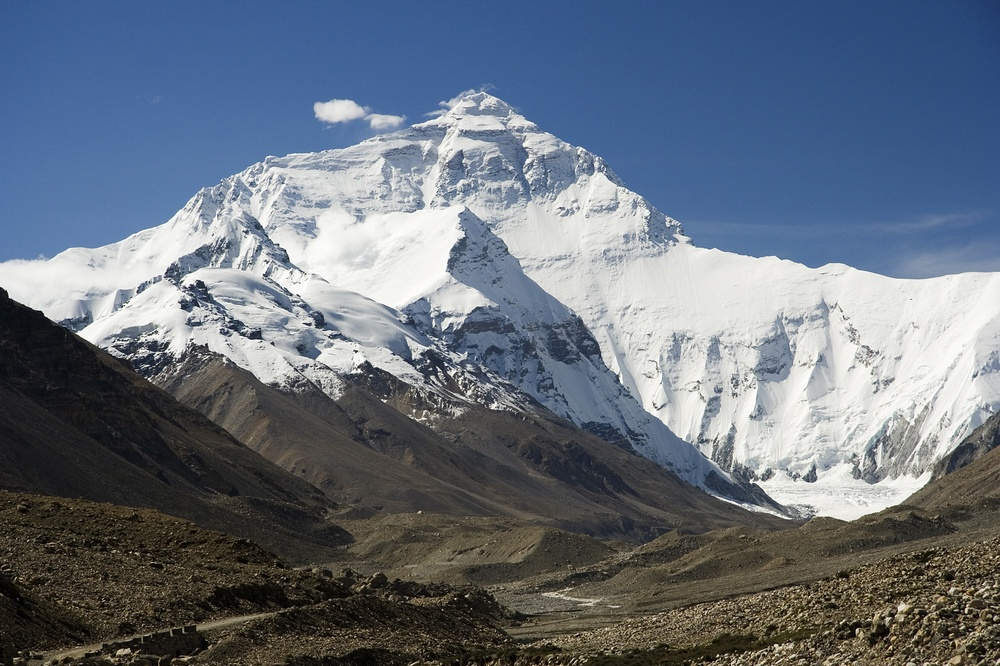
#> input picture MountEverest.jpg, 1000 x 666 px, shrunk from 2000 x 1333 before the run
$ python -i submissionSeamCarving.py   (imports and definitions only)
#> lines starting #> are read from the running program, lines starting #| are printed output that depends on the picture

#################################################
### THIS FILE WAS AUTOGENERATED! DO NOT EDIT! ###
#################################################
# Edit SeamCarving.ipynb instead.
from hashlib import new
import numpy as np
import matplotlib.pyplot as plt
from scipy import ndimage, signal
from imageio import imread, imsave

def  rgb2gray(img):
    """
    Converts an RGB image into a greyscale image

    Input: ndarray of an RGB image of shape (H x W x 3)
    Output: ndarray of the corresponding grayscale image of shape (H x W)

    """

    if(img.ndim != 3 or img.shape[-1] != 3):
        print("Invalid image! Please provide an RGB image of the shape (H x W x 3) instead.".format(img.ndim))
        return None

    return np.dot(img[...,:3], [0.2989, 0.5870, 0.1140])
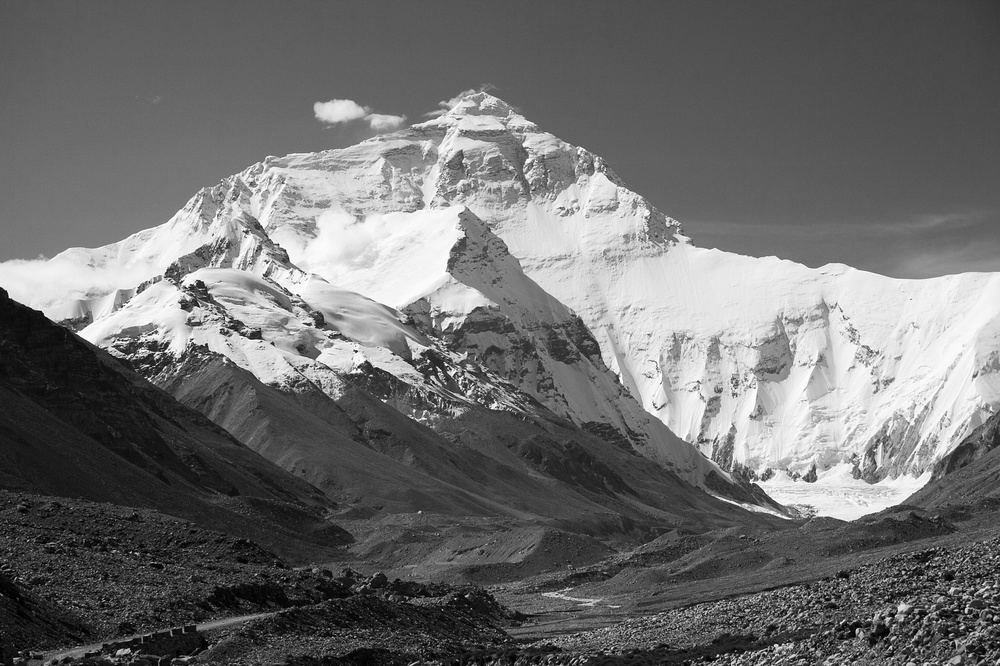
#> returned value: shape (666, 1000) float64; min 0, max 255, mean 111.2

def compute_gradients(img):
    """
    Computes the gradients of the input image in the x and y direction using a
    differentiation filter.

    ##########################################################################
    # TODO: Design a differentiation filter and update the docstring. Stick  #
    # to a pure differentiation filter for this assignment.                  #
    # Hint: Look at Slide 14 from Lecture 3: Gradients.                      #
    ##########################################################################

    Input: Grayscale image of shape (H x W)
    Outputs: gx, gy gradients in x and y directions respectively

    """
    xfilter = [[1,0,-1],
               [1,0,-1],
               [1,0,-1]]

    yfilter = [[1,1,1],
               [0,0,0],
               [-1,-1,-1]]


    gx = gy = np.zeros_like(img)

    ##########################################################################
    # TODO: Design a pure differentiation filter and use correlation to      #
    # compute the gradients gx and gy. You might have to try multiple        #
    # filters till the test below passes. All the tests after will fail if   #
    # this one does not pass.                                                #
    ##########################################################################
    #gradient = np.gradient(img)
    gx = ndimage.correlate(img, xfilter, mode = 'constant', cval = 0.0)
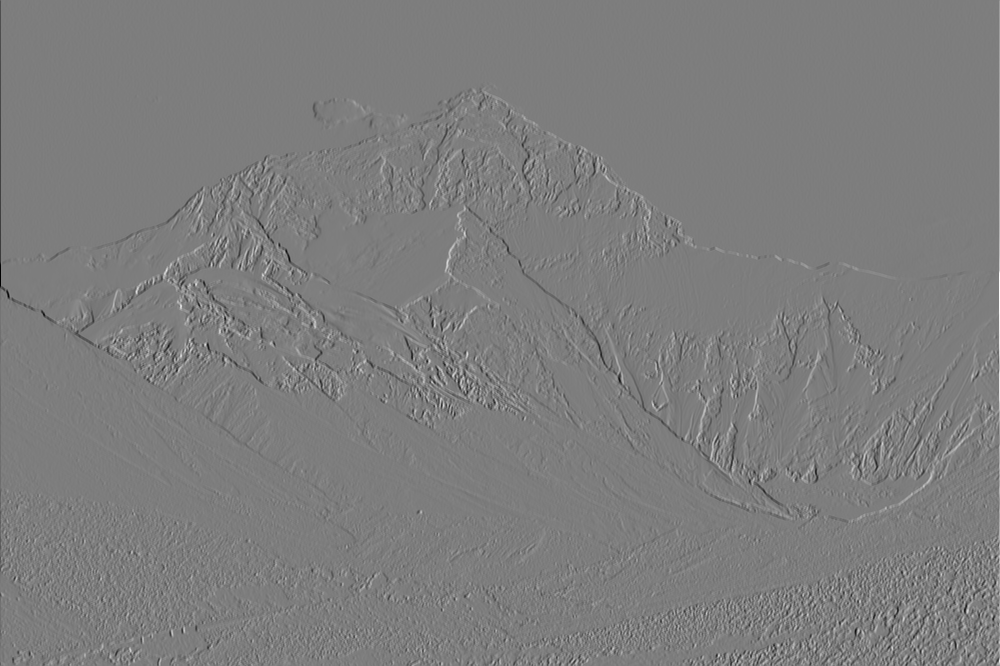
#> gx: shape (666, 1000) float64; min -706.9, max 727.2, mean -0.1; drawn with min black and max white
    gy = ndimage.correlate(img, yfilter, mode = 'constant', cval = 0.0)
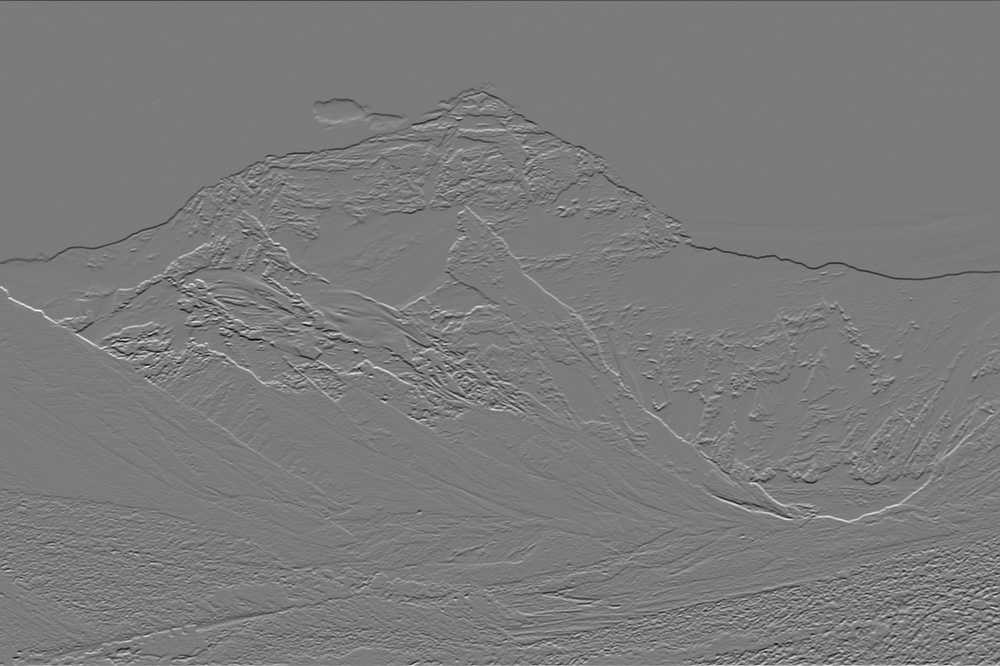
#> gy: shape (666, 1000) float64; min -677.3, max 720.8, mean 0.1; drawn with min black and max white
    return gx, gy

def energy_image(img):
    """
    Computes the energy of the input image according to the energy function:

        e(I) = abs(dI/dx) + abs(dI/dy)

    Use compute_gradients() to help you calculate the energy image. Remember to normalize
    energyImage by dividing it by max(energyImage).

    Input: image of the form (H x W) or (H x w x 3)
    Output: array of energy values of the image computed according to the energy function.

    """
    energyImage = np.zeros_like(img)

    ##########################################################################
    # TODO: Compute the energy of input using the defined energy function.   #                                             #
    ##########################################################################
    if len(img.shape) == 2:
        gx, gy = compute_gradients(img)
        energyImage = abs(gx) + abs(gy)
        energyImage = energyImage / np.amax(energyImage)
        return energyImage
    else:
        grayImg = rgb2gray(img)
        gx, gy = compute_gradients(grayImg)
        energyImage = abs(gx) + abs(gy)
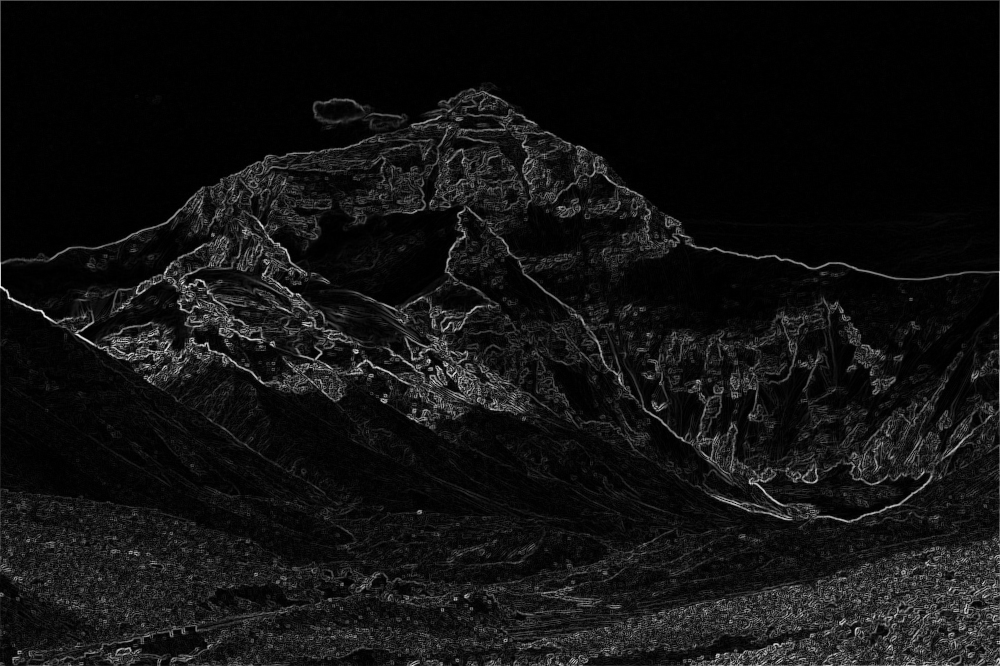
#> energyImage: shape (666, 1000) float64; min 0, max 881.9, mean 62.5; drawn with min black and max white
        energyImage = energyImage / np.amax(energyImage)
        return energyImage

# [307 lines left out: functions cumulative_minimum_energy_map, find_optimal_vertical_seam, find_optimal_horizontal_seam, reduce_width, reduce_height, seam_carving_reduce_width and 1 more, not called in this run]

from PIL import Image
# [1 line not run here, left out]

# [1 line that did not run here, left out]
#rgb_im = im.convert('RGB')
# [1 line that did not run here, left out]
# [1 line not run here, left out]

# [1 line that did not run here, left out]
# [9 lines not run here, left out]
#plt.plot(newArr)
#plt.title("Shrunk Image")

>>> import cv2
>>> picture = cv2.cvtColor(cv2.imread('MountEverest.jpg'), cv2.COLOR_BGR2RGB)
>>> result = energy_image(picture)
